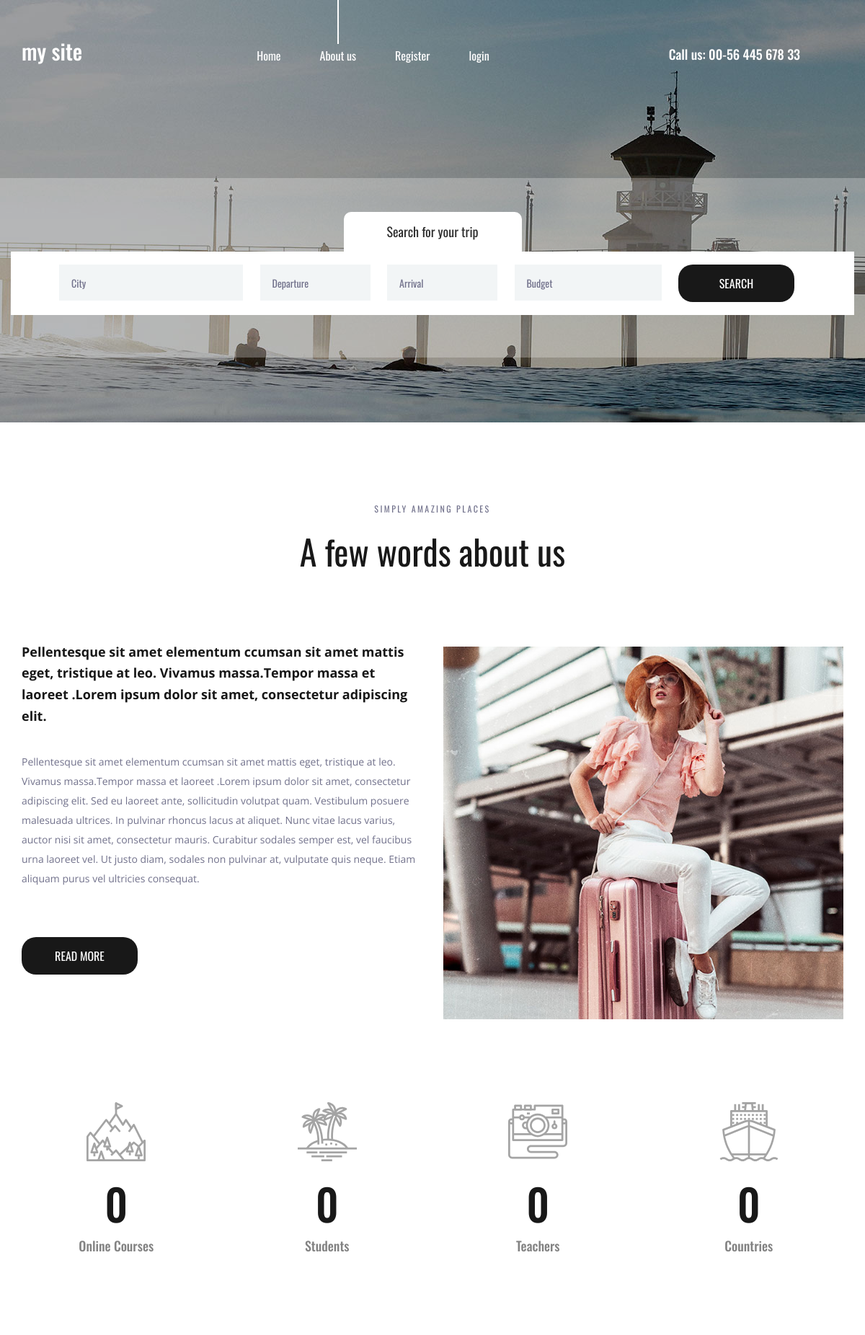
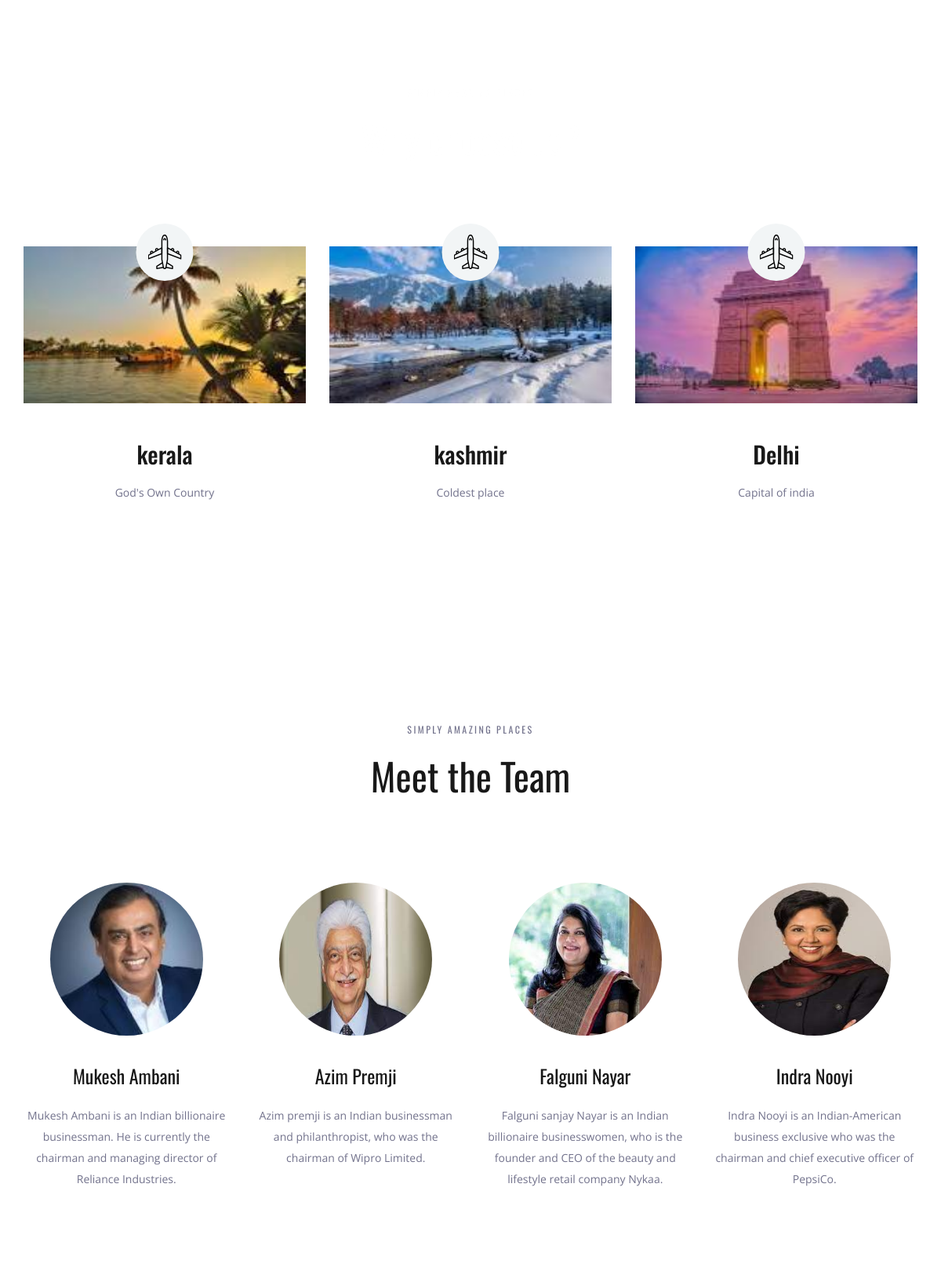
The page / (upper part) on the database its author committed (2 pictures, top to bottom).
### projectapp/models.py (models this page shows, shortened)
class place(models.Model):
    name=models.CharField(max_length=250)
    img=models.ImageField(upload_to='pics')
    des=models.TextField()

class team(models.Model):
    name = models.CharField(max_length=250)
    img = models.ImageField(upload_to='pics')
    bio = models.TextField()

### projectapp/views.py (the view)
# urls.py: path('',views.demo,name='demo')
def demo(request):
    obj=place.objects.all()
    xyz=team.objects.all()
    return render(request,"index.html",{'result':obj,'result2':xyz})

### templates/index.html (shortened to what this page needs)
{% load static %}
<!DOCTYPE html>
<html lang="en">
<head>
<link rel="stylesheet" type="text/css" href="{% static 'styles/bootstrap4/bootstrap.min.css' %}">
<link href="plugins/font-awesome-4.7.0/css/font-awesome.min.css" rel="stylesheet" type="text/css">
<link rel="stylesheet" type="text/css" href="{% static 'plugins/OwlCarousel2-2.2.1/owl.carousel.css' %}">
<link rel="stylesheet" type="text/css" href="{% static 'plugins/OwlCarousel2-2.2.1/owl.theme.default.css' %}">
<link rel="stylesheet" type="text/css" href="p{% static 'lugins/OwlCarousel2-2.2.1/animate.css' %}">
<link rel="stylesheet" type="text/css" href="{% static 'styles/about.css' %}">
<link rel="stylesheet" type="text/css" href="{% static 'styles/about_responsive.css' %}">
</head>
<body>
<div class="super_container">
	<header class="header">
		<div class="container">
			<div class="row">
				<div class="col">
					<div class="header_content d-flex flex-row align-items-center justify-content-start">
						<div class="header_content_inner d-flex flex-row align-items-end justify-content-start">
							<div class="logo"><a href="index.html">my site</a></div>
							<nav class="main_nav">
								<ul class="d-flex flex-row align-items-start justify-content-start">
									<li><a href="index.html">Home</a></li>
									<li class="active"><a href="about.html">About us</a></li>
									{% if user.is_authenticated %}
									<li>Hello {{user.username}}</li>
									<li><a href="credentials/logout">logout</a></li>
									{% else %}
									<li><a href="credentials/register">Register</a></li>
									<li><a href="credentials/login">login</a></li>
								    {% endif %}
								</ul>
							</nav>
							<div class="header_phone ml-auto">Call us: 00-56 445 678 33</div>
						</div>
					</div>
				</div>
			</div>
		</div>
	</header>
	<div class="home">
		<div class="background_image" style="background-image:url({% static 'images/about.jpg' %})"></div>
	</div>
	<div class="home_search">
		<div class="container">
			<div class="row">
				<div class="col">
					<div class="home_search_container">
						<div class="home_search_title">Search for your trip</div>
						<div class="home_search_content">
							<form action="#" class="home_search_form" id="home_search_form">
								<div class="d-flex flex-lg-row flex-column align-items-start justify-content-lg-between justify-content-start">
									<input type="text" class="search_input search_input_1" placeholder="City" required="required">
									<input type="text" class="search_input search_input_2" placeholder="Departure" required="required">
									<input type="text" class="search_input search_input_3" placeholder="Arrival" required="required">
									<input type="text" class="search_input search_input_4" placeholder="Budget" required="required">
									<button class="home_search_button">search</button>
								</div>
							</form>
						</div>
					</div>
				</div>
			</div>
		</div>
	</div>
	<div class="about">
		<div class="container">
			<div class="row">
				<div class="col text-center">
					<div class="section_subtitle">simply amazing places</div>
					<div class="section_title"><h2>A few words about us</h2></div>
				</div>
			</div>
			<div class="row about_row">
				<div class="col-lg-6">
					<div class="about_content">
						<div class="text_highlight">Pellentesque sit amet elementum ccumsan sit amet mattis eget, tristique at leo. Vivamus massa.Tempor massa et laoreet .Lorem ipsum dolor sit amet, consectetur adipiscing elit.</div>
						<div class="about_text">
							<p>Pellentesque sit amet elementum ccumsan sit amet mattis eget, tristique at leo. Vivamus massa.Tempor massa et laoreet .Lorem ipsum dolor sit amet, consectetur adipiscing elit. Sed eu laoreet ante, sollicitudin volutpat quam. Vestibulum posuere malesuada ultrices. In pulvinar rhoncus lacus at aliquet. Nunc vitae lacus varius, auctor nisi sit amet, consectetur mauris. Curabitur sodales semper est, vel faucibus urna laoreet vel. Ut justo diam, sodales non pulvinar at, vulputate quis neque. Etiam aliquam purus vel ultricies consequat.</p>
						</div>
						<div class="button about_button"><a href="#">read more</a></div>
					</div>
				</div>
				<div class="col-lg-6">
					<div class="about_image"><img src="{% static 'images/about_1.jpg' %}" alt=""></div>
				</div>
			</div>
		</div>
	</div>
	<div class="milestones">
		<div class="container">
			<div class="row">
				<div class="col-lg-3 milestone_col">
					<div class="milestone text-center">
						<div class="milestone_icon"><img src="{% static 'images/mountain.svg' %}" alt=""></div>
						<div class="milestone_counter" data-end-value="17">0</div>
						<div class="milestone_text">Online Courses</div>
					</div>
				</div>
				<div class="col-lg-3 milestone_col">
					<div class="milestone text-center">
						<div class="milestone_icon"><img src="{% static 'images/island.svg' %}" alt=""></div>
						<div class="milestone_counter" data-end-value="213">0</div>
						<div class="milestone_text">Students</div>
					</div>
				</div>
				<div class="col-lg-3 milestone_col">
					<div class="milestone text-center">
						<div class="milestone_icon"><img src="{% static 'images/camera.svg' %}" alt=""></div>
						<div class="milestone_counter" data-end-value="11923">0</div>
						<div class="milestone_text">Teachers</div>
					</div>
				</div>
				<div class="col-lg-3 milestone_col">
					<div class="milestone text-center">
						<div class="milestone_icon"><img src="{% static 'images/boat.svg' %}" alt=""></div>
						<div class="milestone_counter" data-end-value="15">0</div>
						<div class="milestone_text">Countries</div>
					</div>
				</div>
			</div>
		</div>
	</div>
	<div class="why">
		<div class="parallax_background parallax-window" data-parallax="scroll" data-image-src="{% static 'images/why.jpg' %}" data-speed="0.8"></div>
		<div class="container">
			<div class="row">
				<div class="col text-center">
					<div class="section_subtitle">simply amazing places</div>
					<div class="section_title"><h2>Why choose us?</h2></div>
				</div>
			</div>
			<div class="row why_row">
				{% for i in result %}
				<div class="col-lg-4 why_col">
					<div class="why_item">
						<div class="why_image">
							<img src="{{i.img.url}}" alt="" style="width:400px; height:200px">
							<div class="why_icon d-flex flex-column align-items-center justify-content-center">
								<img src="{% static 'images/why_1.svg' %}" alt="">
							</div>
						</div>
						<div class="why_content text-center">
							<div class="why_title">{{i.name}}</div>
							<div class="why_text">
								<p>{{i.des}}</p>
							</div>
						</div>
					</div>
				</div>
				{% endfor %}
			</div>
		</div>
	</div>
	<div class="team">
		<div class="container">
			<div class="row">
				<div class="col text-center">
					<div class="section_subtitle">simply amazing places</div>
					<div class="section_title"><h2>Meet the Team</h2></div>
				</div>
			</div>
			<div class="row team_row">
				{% for x in result2 %}
				<div class="col-xl-3 col-md-6 team_col">
					<div class="team_item d-flex flex-column align-items-center justify-content-start text-center">
						<div class="team_image"><img src="{{x.img.url}}" alt="" style="width:200px; height:200px;"></div>
						<div class="team_content">
							<div class="team_title"><a href="#">{{x.name}}</a></div>
							<div class="team_text">
								<p>{{x.bio}}</p>
							</div>
						</div>
					</div>
				</div>
                {% endfor %}
			</div>
		</div>
	</div>
</div>
</body>
</html>

### rows shown on the page
place: img (picture), name "kerala", des "God's Own Country"
place: img (picture), name "kashmir", des "Coldest place"
place: img (picture), name "Delhi", des "Capital of india"
team: img (picture), name "Mukesh Ambani", bio "Mukesh Ambani is an Indian billionaire businessman. He is currently the chairman and managing director of Reliance Industries."
team: img (picture), name "Azim Premji", bio "Azim premji is an Indian businessman and philanthropist, who was the chairman of Wipro Limited."
team: img (picture), name "Falguni Nayar", bio "Falguni sanjay Nayar is an Indian billionaire businesswomen, who is the founder and CEO of the beauty and lifestyle retail company Nykaa."
team: img (picture), name "Indra Nooyi", bio "Indra Nooyi is an Indian-American business exclusive who was the chairman and chief executive officer of PepsiCo."
